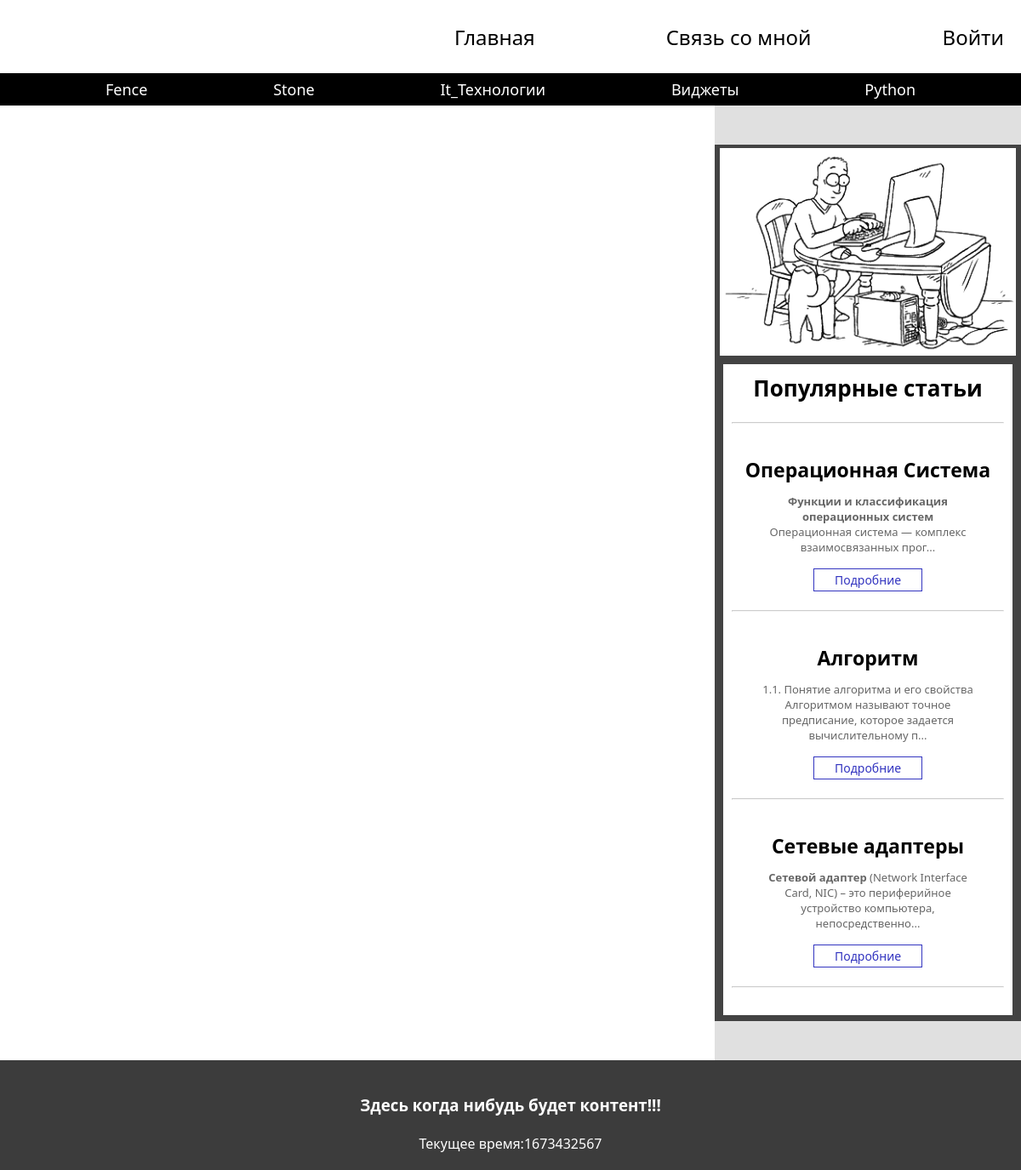
The app's page /categorie.php?id=1 with its own data.
### tables this page shows
CREATE TABLE `articles_cat` (
  `id` int(11) UNSIGNED NOT NULL,
  `title` varchar(100) NOT NULL
);

CREATE TABLE `articles` (
  `id` int(11) UNSIGNED NOT NULL,
  `title` varchar(100) NOT NULL,
  `image` varchar(255) DEFAULT NULL,
  `text` text NOT NULL,
  `categorie_1` int(11) DEFAULT NULL,
  `pubdate` int(11) NOT NULL,
  `views` int(11) NOT NULL
);

### includ/db.php (called while the page is built, shortened)
<?php
    require "config.php";
    $mysqli = new mysqli(
        $config['db']['server'],
        $config['db']['username'],
        $config['db']['password'],
        $config['db']['name']
);
    $categories = mysqli_query($mysqli,"SELECT * FROM `articles_cat`");
    $articles_side = mysqli_query($mysqli,"SELECT * FROM `articles` ORDER BY `views` DESC LIMIT 3");
?>

### blocks/side.php (the view)
<aside>
            <div class="side">
            <div class="video-side">
                 <img src="./img/videoplayback.gif" width="348px"></img>
           </div>
           <div class="container-side">
                <h2>Популярные статьи</h2>
                <hr>
                <div class="views">
                    <?php
                    while($art = mysqli_fetch_assoc( $articles_side)){?>
                        <div class="view">
                            <h3><?php echo $art['title'];?></h3>
                            <p><?php echo mb_substr($art['text'],0,120,'utf-8').'...';?></p>
                            <a href="../articles.php?id=<?php echo $art['id']?>">Подробние</a>
                            <hr>
                        </div>
                        <?php };?>
                </div>
        </div>
    </div>
        </aside>

### blocks/header.php (shortened to what this page needs)
<?php require "includ/db.php"; ?>
<!DOCTYPE html>
<html lang="ru">
<head>
    <link rel="stylesheet" href="./css/style.css">
</head>
<body>
    <header>
        <nav>
            <label for="checkboxMenu">
                <ul class="menu touch">
                    <li class="logo"></li>
                    <li><a href="/">Главная</a></li>
                    <li><a href="about.php">Связь со мной</a></li>
                    <?php if ($_COOKIE['user'] == ''): ?>
                    <li><a href="login.php">Войти</a></li>
                    <?php else: ?>
                    <li><a href="../form/exit.php">Выйти из
                            <?php echo $_COOKIE['user']; ?>
                        </a></li>
                    <?php endif; ?>
                </ul>
            </label>
        </nav>
        <div class="bot-header">
            <div class="header-container">
                <?php while ($cats = mysqli_fetch_assoc($categories)) { ?>
                <a href="../categorie.php?id=<?php echo $cats['id'] ?>" class="categories">
                    <?php echo $cats['title']; ?>
                </a>
                <?php } ?>
            </div>
        </div>
    </header>

### categorie.php (shortened to what this page needs)
<?php require "blocks/header.php";?>
<main>
    <section class="news wrepper">
    </section>
    <?php require "blocks/side.php";?>
</main>
<?php require "blocks/footer.php";?>

### blocks/footer.php (shortened to what this page needs)
<footer>
            <div class="footer wrepper">
                <h3>Здесь когда нибудь будет контент!!!</h3><br>
                <?php echo 'Текущее время:'.time();?>
            </div>
        </footer>
        </body>
</html>

### css/style.css (style rules this page uses)
* { margin: 0; padding: 0; font-family: 'Segoe UI', Tahoma, Geneva, Verdana, sans-serif; }
body,html { overflow-x: hidden; background-color: rgb(224, 224, 224); }
header { background-color: #fff; }
nav { max-width: 1400px; width: 100%; margin: 0 auto; }
.menu { height: 86px; display: flex; justify-content: space-between; align-items: center; }
.menu li { list-style: none; padding: 10px 20px; }
.menu li a { text-decoration: none; color: #000; font-size: 24px; }
.logo { font-weight: bold; }
.logo:first-child { margin-right: 44%; }
.bot-header { background-color: #000; width: 100%; }
.header-container { height: 38px; max-width: 1100px; margin: 0 auto; align-items: center; display: flex; justify-content: space-around; align-items: center; }
.bot-header a { text-decoration: none; color: white; font-size: 18px; }
main { display: flex; justify-content: space-around; min-height: 74.7vh; }
.side { width: 360px; background: rgba(0, 0, 0, 0.701); margin: 46px 0; border-bottom: 2px solid rgba(0, 0, 0, 0); }
.video-side { width: 360px; min-height: 170px; }
.video-side img { padding-left: 6px; padding-top: 4px; }
aside h2 { color: black; text-align: center; font-size: 26px; }
aside hr { margin: 22px 0; opacity: 0.5; }
.container-side { background-color: #fff; padding: 10px; width: 320px; margin: 5px auto; }
.view h3 { text-align: center; font-size: 23px; padding-top: 16px; }
.view p { text-align: center; font-size: 13px; color: rgba(0, 0, 0, 0.601); padding: 12px 26px; }
.view a { text-decoration: none; color: #3335c0; padding: 3px 2px; border: 1px solid #3335c0; display: block; text-align: center; margin: 4px 30%; font-size: 14px; }
.news { padding: 46px 0; background-color: #ffffff; }
.wrepper { max-width: 1100px; width: 100%; margin: 0 auto; }
footer { background-color: rgba(0, 0, 0, 0.733); }
.footer { min-height: 80px; padding-top: 20px; padding-bottom: 20px; color: #ffffff; text-align: center; }
.footer h3 { margin-top: 20px; }
@media screen and (max-width:1200px) { .logo:first-child { margin-right: 30%; } }

### records on screen
articles_cat: title "Fence"
articles_cat: title "Stone"
articles_cat: title "It_Технологии"
articles_cat: title "Виджеты"
articles_cat: title "Python"
articles: title "Операционная Система", text "Функции и классификация операционных систем Операционная система — комплекс взаимосвязанных прог"
articles: title "Алгоритм", text "1.1. Понятие алгоритма и его свойства Алгоритмом называют точное предписание, которое задается вычислительному п"
articles: title "Сетевые адаптеры", text "Сетевой адаптер (Network Interface Card, NIC) – это периферийное устройство компьютера, непосредственно"
